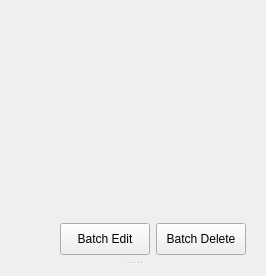
      <widget class="QWidget" name="commonActions">
       <property name="accessibleName">
        <string>Common Actions</string>
       </property>
       <attribute name="title">
        <string>Common Actions</string>
       </attribute>
       <layout class="QVBoxLayout" name="verticalLayout_8">
        <item>
         <widget class="QWidget" name="widget_2" native="true">
          <property name="minimumSize">
           <size>
            <width>0</width>
            <height>0</height>
           </size>
          </property>
          <layout class="QVBoxLayout" name="verticalLayout_11">
           <property name="leftMargin">
            <number>0</number>
           </property>
           <property name="topMargin">
            <number>0</number>
           </property>
           <property name="rightMargin">
            <number>0</number>
           </property>
           <property name="bottomMargin">
            <number>0</number>
           </property>
           <item>
            <widget class="QSplitter" name="splitter">
             <property name="sizePolicy">
              <sizepolicy hsizetype="Preferred" vsizetype="Expanding">
               <horstretch>0</horstretch>
               <verstretch>0</verstretch>
              </sizepolicy>
             </property>
             <property name="orientation">
              <enum>Qt::Vertical</enum>
             </property>
             <widget class="QWidget" name="widget" native="true">
              <property name="minimumSize">
               <size>
                <width>0</width>
                <height>250</height>
               </size>
              </property>
              <layout class="QVBoxLayout" name="verticalLayout_10">
               <property name="leftMargin">
                <number>0</number>
               </property>
               <property name="topMargin">
                <number>0</number>
               </property>
               <property name="rightMargin">
                <number>0</number>
               </property>
               <property name="bottomMargin">
                <number>0</number>
               </property>
               <item>
                <widget class="QStackedWidget" name="filtersStack">
                 <property name="minimumSize">
                  <size>
                   <width>0</width>
                   <height>0</height>
                  </size>
                 </property>
                 <property name="frameShape">
                  <enum>QFrame::NoFrame</enum>
                 </property>
                 <widget class="QWidget" name="filtersPage">
                  <layout class="QVBoxLayout" name="verticalLayout_12">
                   <property name="bottomMargin">
                    <number>6</number>
                   </property>
                   <item>
                    <widget class="SdltmFiltersList" name="filtersList" native="true">
                     <property name="minimumSize">
                      <size>
                       <width>0</width>
                       <height>30</height>
                      </size>
                     </property>
                     <property name="maximumSize">
                      <size>
                       <width>16777215</width>
                       <height>30</height>
                      </size>
                     </property>
                    </widget>
                   </item>
                   <item>
                    <widget class="EditSdltmFilter" name="editSdltmFilter" native="true">
                     <property name="sizePolicy">
                      <sizepolicy hsizetype="Preferred" vsizetype="Preferred">
                       <horstretch>0</horstretch>
                       <verstretch>3</verstretch>
                      </sizepolicy>
                     </property>
                    </widget>
                   </item>
                   <item>
                    <widget class="QWidget" name="widget_3" native="true">
                     <property name="minimumSize">
                      <size>
                       <width>0</width>
                       <height>0</height>
                      </size>
                     </property>
                     <layout class="QHBoxLayout" name="horizontalLayout">
                      <property name="leftMargin">
                       <number>0</number>
                      </property>
                      <property name="topMargin">
                       <number>0</number>
                      </property>
                      <property name="rightMargin">
                       <number>0</number>
                      </property>
                      <property name="bottomMargin">
                       <number>0</number>
                      </property>
                      <item>
                       <spacer name="horizontalSpacer">
                        <property name="orientation">
                         <enum>Qt::Horizontal</enum>
                        </property>
                        <property name="sizeHint" stdset="0">
                         <size>
                          <width>40</width>
                          <height>20</height>
                         </size>
                        </property>
                       </spacer>
                      </item>
                      <item>
                       <widget class="QPushButton" name="batchEdit">
                        <property name="minimumSize">
                         <size>
                          <width>90</width>
                          <height>32</height>
                         </size>
                        </property>
                        <property name="text">
                         <string>Batch Edit</string>
                        </property>
                       </widget>
                      </item>
                      <item>
                       <widget class="QPushButton" name="batchDelete">
                        <property name="enabled">
                         <bool>true</bool>
                        </property>
                        <property name="minimumSize">
                         <size>
                          <width>90</width>
                          <height>32</height>
                         </size>
                        </property>
                        <property name="text">
                         <string>Batch Delete</string>
                        </property>
                       </widget>
                      </item>
                     </layout>
                    </widget>
                   </item>
                  </layout>
                 </widget>
                 <widget class="QWidget" name="batchEditPage">
                  <layout class="QGridLayout" name="gridLayout">
                   <property name="leftMargin">
                    <number>0</number>
                   </property>
                   <property name="topMargin">
                    <number>0</number>
                   </property>
                   <property name="rightMargin">
                    <number>0</number>
                   </property>
                   <property name="bottomMargin">
                    <number>6</number>
                   </property>
                   <item row="0" column="0">
                    <widget class="BatchEdit" name="batchEditCtrl" native="true"/>
                   </item>
                  </layout>
                 </widget>
                </widget>
               </item>
              </layout>
             </widget>
             <widget class="SdltmSqlView" name="sdltmSqlView" native="true">
              <property name="sizePolicy">
               <sizepolicy hsizetype="Preferred" vsizetype="Preferred">
                <horstretch>0</horstretch>
                <verstretch>5</verstretch>
               </sizepolicy>
              </property>
             </widget>
            </widget>
           </item>
          </layout>
         </widget>
        </item>
       </layout>
      </widget>
